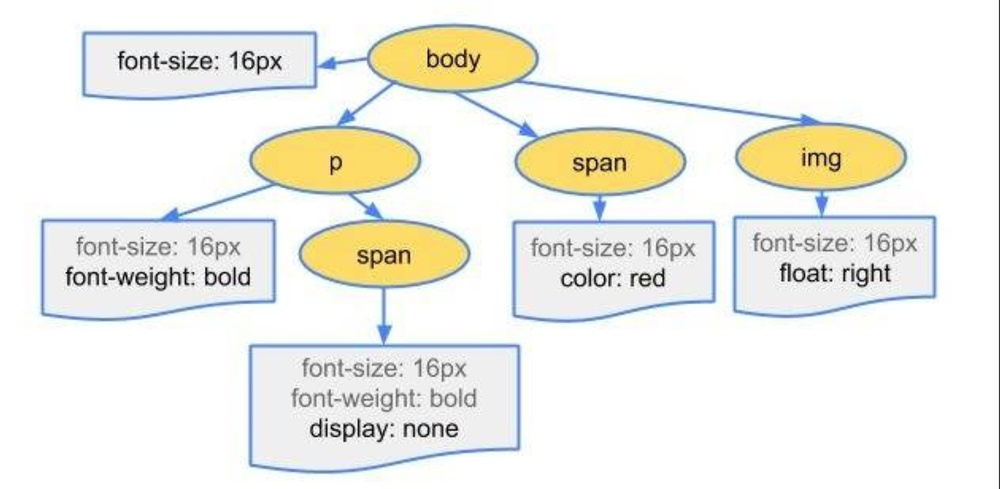
#> input picture images/css-dom-render.jpg, 1000 x 489 px, shrunk from 1890 x 924 before the run, given as the content of the folder source/_posts/images/css-dom-render.jpg, which was not available
$ python watermark.py images/css-dom-render.jpg
#> lines starting #> are read from the running program, lines starting #| are printed output that depends on the picture
'''
@Description: In User Settings Edit
@Author: your name
@Date: 2019-08-22 11:58:45
@LastEditTime: 2019-08-22 17:21:30
@LastEditors: Please set LastEditors
'''
# -*- coding: utf-8 -*-
import sys
import glob
from PIL import Image
from PIL import ImageDraw
from PIL import ImageFont


def watermark(post_name):
#> called with post_name = 'images/css-dom-render.jpg'
    if post_name == 'all':
        post_name = '*'
    dir_name = 'source/_posts/' + post_name + '/*'
    for files in glob.glob(dir_name):
        im = Image.open(files)
#> im is the input picture: PIL image 1000x489 RGB; mean R, G, B 239.9, 239.6, 232.9
        if len(im.getbands()) < 3:
            im = im.convert('RGB')
            print(files)
        font = ImageFont.truetype('STSONG.TTF', max(30, int(im.size[1] / 20)))
        draw = ImageDraw.Draw(im)
        draw.text((im.size[0] / 2, im.size[1] / 2),
                  u'@renbo', fill=(0, 0, 0), font=font)
        im.save(files)
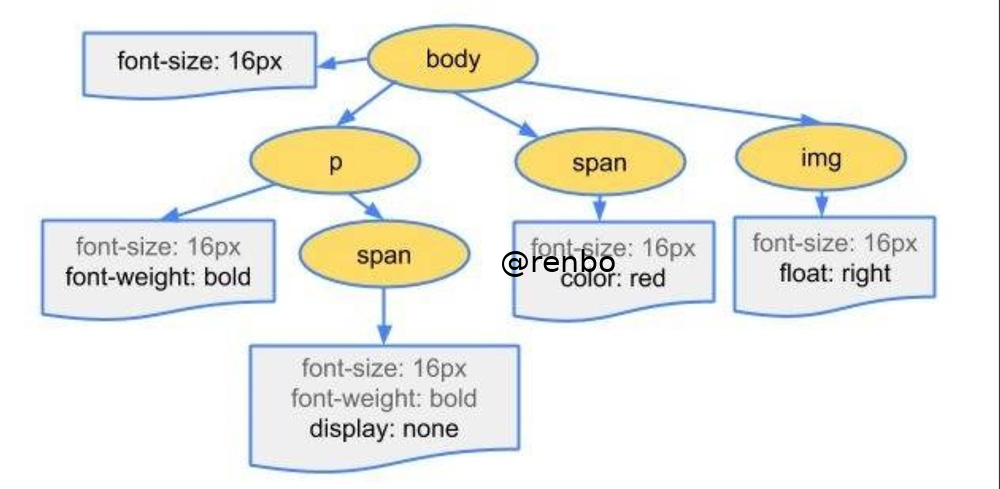
#> saved as css-dom-render.jpg: PIL image 1000x489 RGB; mean R, G, B 239.5, 239.2, 232.5


if __name__ == '__main__':
    if len(sys.argv) == 2:
        watermark(sys.argv[1])
    else:
        print('[usage] <input>')

$ run again, on images/css盒子模型1.jpg
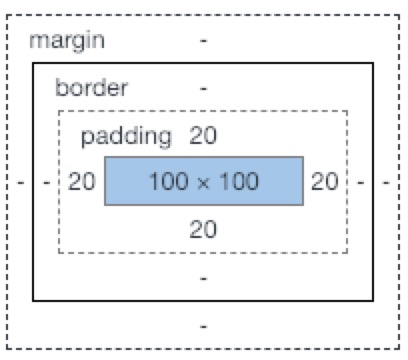
#> input picture images/css盒子模型1.jpg, 408 x 360 px, given as the content of the folder source/_posts/images/css盒子模型1.jpg, which was not available
#> in watermark, im is the input picture: PIL image 408x360 RGB; mean R, G, B 238.1, 240.3, 242.6
#> in watermark, `im.save(files)`:
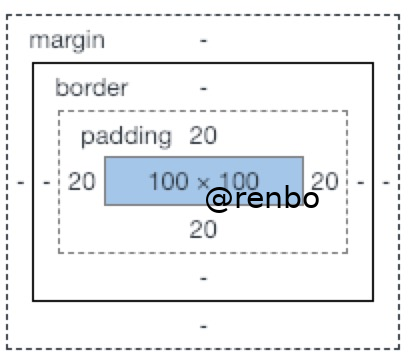
#> saved as css盒子模型1.jpg: PIL image 408x360 RGB; mean R, G, B 237.1, 239.1, 241.2
